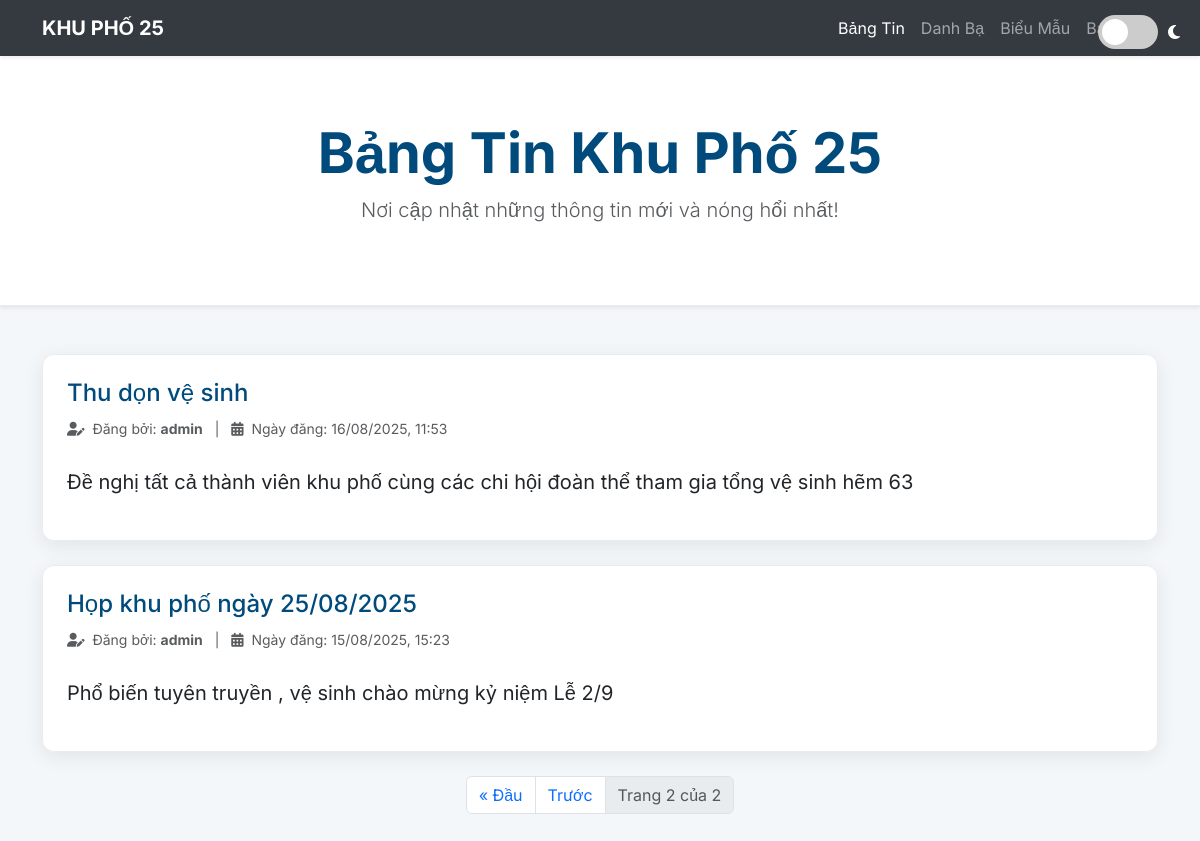
The page /thong-bao/?page=2 on the database its author committed.
### thongbao/models.py (models this page shows, shortened)
class ThongBao(models.Model):
    tieu_de = models.CharField("Tiêu đề", max_length=255)
    noi_dung = models.TextField("Nội dung")
    ngay_dang = models.DateTimeField("Ngày đăng", auto_now_add=True)
    nguoi_dang = models.ForeignKey(User, on_delete=models.CASCADE, verbose_name="Người đăng")
    class Meta:
        verbose_name = "Thông báo"
        verbose_name_plural = "Các thông báo"

### thongbao/views.py (the view)
# urls.py: path('', views.danh_sach_thong_bao, name='ds_thongbao'),
def danh_sach_thong_bao(request):
    danh_sach_goc = ThongBao.objects.all().order_by('-ngay_dang')
    danh_sach_da_xu_ly = []
    for index, tb in enumerate(danh_sach_goc):
        tb.animation_delay = index * 0.1
        danh_sach_da_xu_ly.append(tb)
    paginator = Paginator(danh_sach_da_xu_ly, 5) # 5 thông báo mỗi trang
    page_number = request.GET.get('page')
    page_obj = paginator.get_page(page_number)
    context = {
        'page_obj': page_obj
    }
    return render(request, 'thongbao/danh_sach.html', context)

### thongbao/templates/thongbao/danh_sach.html (shortened to what this page needs)
<!DOCTYPE html>
<html lang="vi" data-theme="light">
<head>
    <link href="https://cdn.jsdelivr.net/npm/bootstrap@5.3.3/dist/css/bootstrap.min.css" rel="stylesheet">
    <link rel="stylesheet" href="https://cdnjs.cloudflare.com/ajax/libs/font-awesome/6.5.2/css/all.min.css">
</head>
<body>
    <div class="theme-switch-wrapper">
        <label class="theme-switch" for="checkbox"><input type="checkbox" id="checkbox" /><div class="slider round"></div></label>
        <i class="fa-solid fa-moon"></i>
    </div>
    <nav class="navbar navbar-expand-lg navbar-dark shadow-sm">
    <div class="container">
        <a class="navbar-brand" href="/"><strong>KHU PHỐ 25</strong></a>
        <div class="collapse navbar-collapse">
            <ul class="navbar-nav ms-auto">
                <li class="nav-item"><a class="nav-link active" href="/thong-bao/">Bảng Tin</a></li>
                <li class="nav-item"><a class="nav-link" href="/danh-ba/">Danh Bạ</a></li>
                <li class="nav-item"><a class="nav-link" href="/bieu-mau/">Biểu Mẫu</a></li>
                <li class="nav-item"><a class="nav-link" href="/bao-cao/">Báo Cáo</a></li>
            </ul>
        </div>
    </div>
</nav>
    <header class="header-section shadow-sm">
        <div class="container">
            <h1 class="display-4 main-title">Bảng Tin Khu Phố 25</h1>
            <p class="lead text-muted">Nơi cập nhật những thông tin mới và nóng hổi nhất!</p>
        </div>
    </header>
    <main class="container my-5">
        {% for tb in page_obj %}
            <div class="card card-custom mb-4" style="animation-delay: {{ tb.animation_delay }}s;">
                <div class="card-body p-4">
                    <h4 class="card-title" style="color: var(--heading-color);">{{ tb.tieu_de }}</h4>
                    <p class="card-text text-muted mb-4">
                        <small>
                            <i class="fa-solid fa-user-pen me-1"></i> Đăng bởi: <strong>{{ tb.nguoi_dang.username }}</strong>
                            <span class="mx-2">|</span>
                            <i class="fa-solid fa-calendar-days me-1"></i> Ngày đăng: {{ tb.ngay_dang|date:"d/m/Y, H:i" }}
                        </small>
                    </p>
                    <div class="fs-5" style="line-height: 1.8;">{{ tb.noi_dung|linebreaks }}</div>
                </div>
            </div>
        {% empty %}
            <div class="alert alert-light text-center shadow-sm">
                <i class="fa-solid fa-circle-info"></i> Hiện tại chưa có thông báo nào.
            </div>
        {% endfor %}
        <nav aria-label="Page navigation">
            <ul class="pagination justify-content-center">
                {% if page_obj.has_previous %}
                    <li class="page-item"><a class="page-link" href="?page=1">&laquo; Đầu</a></li>
                    <li class="page-item"><a class="page-link" href="?page={{ page_obj.previous_page_number }}">Trước</a></li>
                {% endif %}
                <li class="page-item disabled"><span class="page-link">Trang {{ page_obj.number }} của {{ page_obj.paginator.num_pages }}</span></li>
            </ul>
        </nav>
    </main>
</body>
</html>

### thongbao/templates/thongbao/danh_sach.html (style rules this page uses)
:root[data-theme='light'] { --bg-color: #f4f7f9; --card-bg: #ffffff; --text-color: #212529; --heading-color: #004a7c; --primary-color: #007bff; --shadow: rgba(0, 0, 0, 0.08); --border-color: #e9ecef; --navbar-bg: #343a40; }
body, .card, .navbar, .btn, .page-link { transition: background-color 0.4s ease, color 0.4s ease, border-color 0.4s ease; }
body { font-family: 'Inter', sans-serif; background-color: var(--bg-color); color: var(--text-color); }
.navbar { background-color: var(--navbar-bg); }
.header-section { padding: 4rem 0; text-align: center; background-color: var(--card-bg); border-bottom: 1px solid var(--border-color); }
.main-title { color: var(--heading-color); font-weight: 700; animation: fadeInDown 1s ease-out; }
.card-custom { border: 1px solid var(--border-color); border-radius: 12px; background-color: var(--card-bg); box-shadow: 0 5px 20px var(--shadow); transition: transform 0.3s ease, box-shadow 0.3s ease; animation: slideInUp 0.8s ease-out forwards; opacity: 0; }
.theme-switch-wrapper { display: flex; align-items: center; position: fixed; top: 15px; right: 20px; z-index: 1030; }
.theme-switch { display: inline-block; height: 34px; position: relative; width: 60px; }
.slider { background-color: #ccc; bottom: 0; cursor: pointer; left: 0; position: absolute; right: 0; top: 0; transition: .4s; }
.slider:before { background-color: #fff; bottom: 4px; content: ""; height: 26px; left: 4px; position: absolute; transition: .4s; width: 26px; }
.slider.round { border-radius: 34px; }
.slider.round:before { border-radius: 50%; }
.theme-switch-wrapper i { margin-left: 10px; color: #fff; }

### rows shown on the page
ThongBao: tieu_de "Thu dọn vệ sinh", nguoi_dang.username "admin", ngay_dang "16/08/2025, 11:53", noi_dung "Đề nghị tất cả thành viên khu phố cùng các chi hội đoàn thể tham gia tổng vệ sinh hẽm 63"
ThongBao: tieu_de "Họp khu phố ngày 25/08/2025", nguoi_dang.username "admin", ngay_dang "15/08/2025, 15:23", noi_dung "Phổ biến tuyên truyền , vệ sinh chào mừng kỷ niệm Lễ 2/9"

### other values the page prints
{{ page_obj.number }} "2"
{{ page_obj.paginator.num_pages }} "2"
